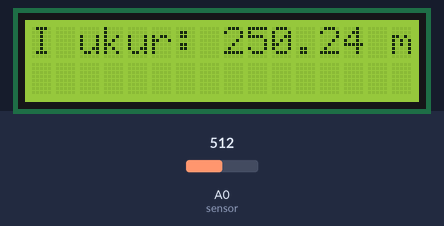
Recording of a sketch running on a simulated Arduino Uno, built with avr-gcc and run on an emulated ATmega328P. On the bench: 16×2 character LCD. The inputs (shaded band) are chosen by the test bench; at power-on: A0 (sensor) = 512. What the sketch prints to the serial monitor is not drawn.

Above: at 2.6 s.
2.7 s: A0 (sensor) set to 716
At 4.7 s:
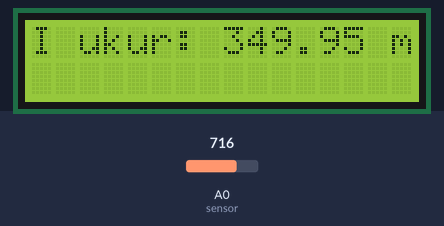
5.5 s: A0 (sensor) set to 900
At 9.2 s:
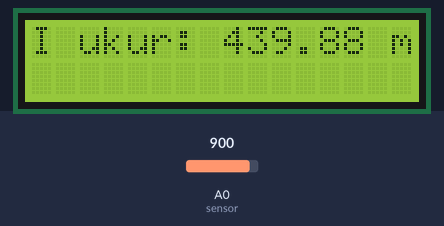
9.5 s: A0 (sensor) set to 1023
At 12.8 s:
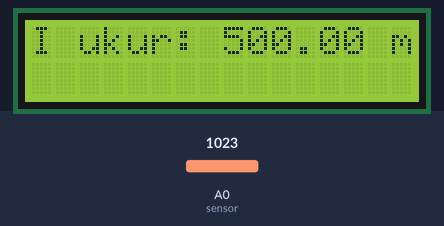
Timing chart, 0 to 14.3 s (numbered marks = the images above; inputs shaded):
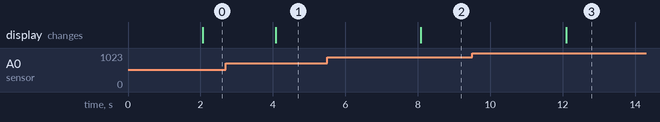

Measured:
- after the input at 2.7 s, the display: changes after 1.4 s (image 1)
- after the input at 5.5 s, the display: changes after 2.6 s (image 2)
- after the input at 9.5 s, the display: changes after 2.6 s (image 3)

The sketch:

elan11_amperemeter1.ino
```cpp
//Amperemeter
#include <LiquidCrystal.h>
LiquidCrystal lcd(12,11,5,4,3,2);

//definisi sensor arus
int sensor = A0;
float R = 10;

void setup(){
  Serial.begin(9600);
  lcd.begin(16,2);
  lcd.print("Amperemeter");
  delay(1000);
  pinMode(sensor,INPUT);
}
void loop(){
  //mengukur arus
  float adc1 = analogRead(sensor); // output adc 0-1023
  float Vadc1 = 5*adc1/1023; //Volt
  float I_ukur = Vadc1/R; //arus dlm ampere
  float I_mili = I_ukur * 1000; // mA

  //menampilkan arus dalam serial
  Serial.print("I ukur : ");
  Serial.print(I_mili);
  Serial.println(" mA");
  delay(1000);

  //menampilkan arus dalam LCD
  lcd.clear();
  lcd.setCursor(0,0);
  lcd.print("I ukur: ");
  lcd.print(I_mili);
  lcd.print(" mA");
  delay(1000);
}
```
